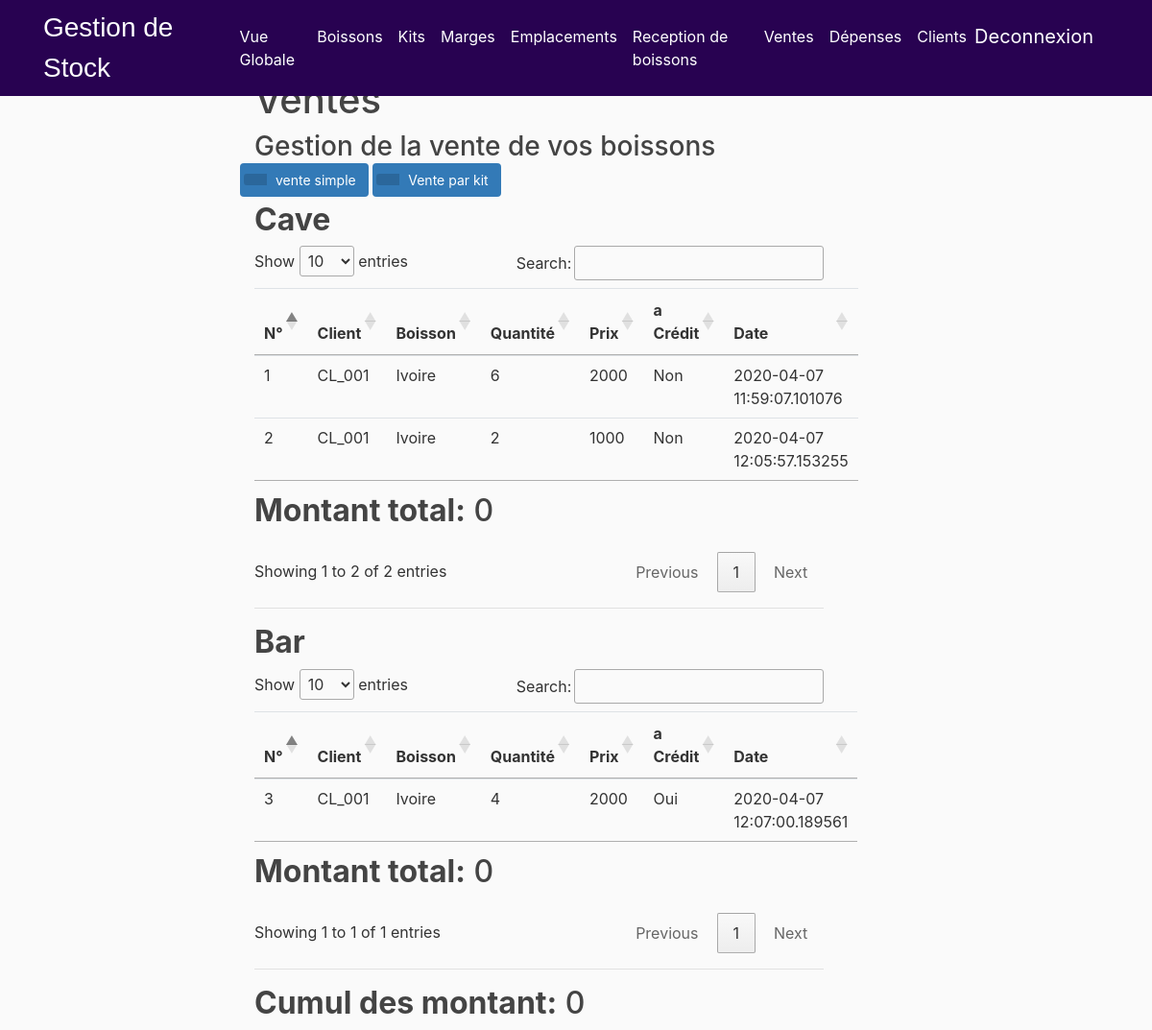
Page /Sell (signed in) on the committed database.
### flaskinventory/models.py (models this page shows, shortened)
class Sell(db.Model):
    db.__tablename__ = 'sell'
    id = db.Column(db.Integer, primary_key=True, nullable=False)
    qty = db.Column(db.Integer, nullable=False)
    price = db.Column(db.Integer, nullable=False)
    person_id = db.Column(db.Integer, db.ForeignKey('person.id'))
    person = relationship('Person', back_populates="sells")
    product_id = db.Column(db.Integer, db.ForeignKey('product.id'))
    product = relationship('Product')
    location_id = db.Column(db.Integer, db.ForeignKey('location.id'))
    location = relationship('Location', back_populates="sells")
    credit = db.Column(db.Boolean, nullable=False)
    date = db.Column(db.DateTime, default=datetime.utcnow)

class Person(db.Model):
    db.__tablename__ = 'person'
    id = db.Column(db.Integer, primary_key=True, nullable=False)
    name = db.Column(db.String(20), nullable=False)
    lastname = db.Column(db.String(20), nullable=True)
    phone = db.Column(db.String, nullable=True)
    code = db.Column(db.String, nullable=False)
    sells = relationship("Sell", back_populates="person")

class Product(db.Model):
    db.__tablename__ = 'product'
    id = db.Column(db.Integer, primary_key=True)
    price = db.Column(db.Integer)
    prod_name = db.Column(db.String(20), unique=True, nullable=False)
    loc_id = db.Column(db.Integer, db.ForeignKey('location.id'))
    location = relationship("Location",back_populates="products")
    margin = db.relationship("Margin", back_populates="product")
    kits = db.relationship("Kit", secondary=products_kits)
    stocks = db.relationship("Stock", back_populates="product")

### flaskinventory/routes.py (the view, shortened to what this page needs)
@app.route("/Sell", methods=['GET', 'POST'])
@login_required
def sell():
    form = sellproduct()
    eform = editsellproduct()
    kitform = sellkit()
    sells = Sell.query.all()
    v_cave = 0
    v_bar = 0
    exists = bool(Sell.query.all())
    if exists == False and request.method == 'GET':
        flash(f'Sell of products  to view', 'info')
    prod_choices = []
    kits_choices = []
    location_choices = []
    person_choices = Person.query.with_entities(Person.id, Person.name).all()
    products = Product.query.all()
    locations = db.session.query(Location).filter(Location.loc_name != "Principal")
    kits = Kit.query.all()
    for n in products:
        t = (n.id, n.prod_name + " ----->> " + n.location.loc_name + " (" + str(n.price) + " F CFA)")
        prod_choices.append(t)
    for n in locations:
        t = (n.id, n.loc_name)
        location_choices.append(t)
    for n in kits:
        t = (n.id, str(n.qty) + " A " + str(n.price) + " F CFA")
        kits_choices.append(t)
    prod_list_names = []
    kit_list_names = []
    person_list_names = []
    loc_list_names = []
    person_list_names += person_choices
    prod_list_names += prod_choices
    kit_list_names += kits_choices
    loc_list_names += location_choices
    form.product.choices = prod_list_names
    form.location.choices = loc_list_names
    form.person.choices = person_list_names
    kitform.person.choices = person_list_names
    kitform.product.choices = prod_list_names
    kitform.location.choices = loc_list_names
    kitform.kit.choices = kit_list_names
    return render_template('sell.html', title='Sells', form=form, sells=sells, eform=eform, kitform=kitform,
                           v_bar=v_bar, v_cave=v_cave)

### flaskinventory/forms.py
class sellproduct(FlaskForm):
    product = SelectField(
        'Nom du produit')
    person = SelectField(
        'Nom du client')
    location = SelectField(
        'Emplacement')
    prodqty = IntegerField('Quantité', validators=[DataRequired()])
    credit = BooleanField('à Crèdit')
    sellsubmit = SubmitField('Sauvegarder')

class editsellproduct(FlaskForm):
    product = SelectField(
        'Product Name')
    person = SelectField(
        'Person Name')
    prodqty = IntegerField('Quantity', validators=[DataRequired()])
    credit = BooleanField('Credit')
    sellsubmit = SubmitField('Save')

### flaskinventory/routes.py (called while the page is built)
@login_manager.user_loader
def user_loader(user_id):
    return User.query.get(user_id)

### flaskinventory/templates/sell.html (shortened to what this page needs)
{% extends "overview.html" %}
{% block content %}
  <div class="container">
<h1>Ventes</h1>
   <h3 style="display: inline-block;margin:0;"> Gestion de la vente de vos boissons</h3>
<div class="row">
  <button type="button" class="btn btn-add" data-toggle="modal" data-target="#exampleModal">
      <span class="btn-icon-add"></span>vente simple</button><p>&nbsp;</p>
    <button type="button" class="btn btn-add" data-toggle="modal" data-target="#exampleModalkit">
   <span class="btn-icon-add"></span>Vente par kit</button><p>&nbsp;</p>
</div>
<h2><b>Cave</b></h2>
<table class="table table-hover" id="example">
 <caption><h2><b>Montant total:</b> {{ v_cave }}</h2></caption>
<thead>
 <tr>
   <th>N°</th>
   <th>Client</th>
   <th>Boisson</th>
   <th>Quantité </th>
   <th>Prix</th>
   <th>a Crédit</th>
   <th>Date</th>
 </tr>
</thead>
<tbody>
{%for d in sells%}
    {% if d.location.loc_name=="Cave" %}
 <tr>
   <td>{{d.id}}</td>
   <td>{{d.person.name}}</td>
   <td>{{d.product.prod_name}}</td>
   <td>{{d.qty}}</td>
   <td>{{(d.price)}}</td>
   <td>
       {%- if d.credit -%}
           Oui
           {% else %}
           Non
       {% endif %}
   </td>
 <td>{{d.date}}</td>
 </tr>
    {% endif %}
 {% endfor %}
</tbody>
</table>
  <hr>
  <h2><b>Bar</b></h2>
<table class="table table-hover" id="example">
<caption><h2><b>Montant total:</b> {{ v_bar }}</h2></caption>
<thead>
 <tr>
   <th>N°</th>
   <th>Client</th>
   <th>Boisson</th>
   <th>Quantité </th>
   <th>Prix</th>
   <th>a Crédit</th>
   <th>Date</th>
 </tr>
</thead>
<tbody>
{%for d in sells%}
    {% if d.location.loc_name=="Bar" %}
 <tr>
   <td>{{d.id}}</td>
   <td>{{d.person.name}}</td>
   <td>{{d.product.prod_name}}</td>
   <td>{{d.qty}}</td>
   <td>{{(d.price)}}</td>
   <td>
       {%- if d.credit -%}
           Oui
           {% else %}
           Non
       {% endif %}
   </td>
 <td>{{d.date}}</td>
 </tr>
    {% endif %}
 {% endfor %}
</tbody>
</table>
<hr>
  <h2><b>Cumul des montant:</b> {{ v_cave+v_bar }}</h2>
</div>
{% endblock content %}

### flaskinventory/static/main.css (style rules this page uses)
body { background: #fafafa; color: #333333; margin-top: 5rem; }
h1, h2, h3, h4, h5, h6 { color: #444444; }
.btn-icon-add { position: relative; left: -9px; display: inline-block;padding: 6px 12px; background: rgba(0,0,0,0.15); border-radius: 3px 0 0 3px; color: white; font-size: 14px; }
.btn-add { padding-top: 0; padding-bottom: 0; background-color:#337ab7; color: white; font-size: 14px; float: right; }
.btn { margin-bottom:5px;font-size: 14px; }
html { visibility: visible; opacity: 1; }

### flaskinventory/templates/overview.html (style rules this page uses)
html { visibility: hidden;opacity:0; }

### rows in the picture
Sell: id "1", person.name "CL_001", product.prod_name "Ivoire", qty "6", price "2000", credit "Non", date "2020-04-07 11:59:07.101076"
Sell: id "2", person.name "CL_001", product.prod_name "Ivoire", qty "2", price "1000", credit "Non", date "2020-04-07 12:05:57.153255"
Sell: id "3", person.name "CL_001", product.prod_name "Ivoire", qty "4", price "2000", credit "Oui", date "2020-04-07 12:07:00.189561"

### other values in the picture
{{ v_cave }} "0"
{{ v_bar }} "0"
{{ v_cave+v_bar }} "0"
